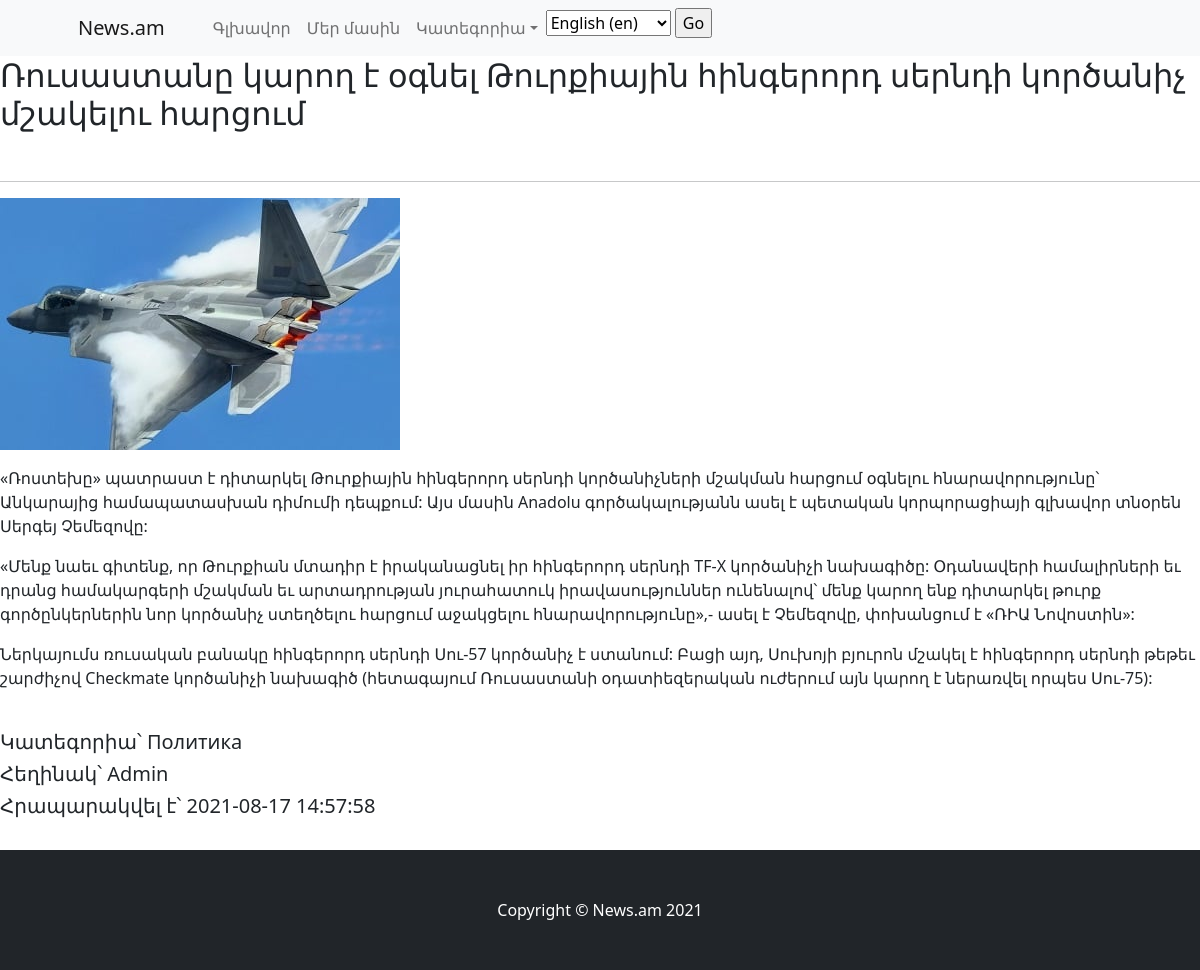
The page /en/article/russia on the database its author committed.
### NewsApp/models.py (models this page shows, shortened)
class Article(models.Model):
    category = models.ForeignKey(Category, on_delete=models.CASCADE)
    additional_category = models.ManyToManyField(Category, blank=True, related_name='Additional', verbose_name='Additional_categories')
    title = models.CharField('Article title', max_length=255)
    slug = models.SlugField('URL', unique=True)
    image = models.ImageField('Photo', upload_to='NewsPhoto')
    content = RichTextUploadingField('News Content')
    status = models.CharField('Status', choices=STATUS_CHOICES, default='published', max_length=10)
    author = models.CharField('Author', default='Admin', max_length=30)
    date = models.DateTimeField(default=timezone.now)

class Category(models.Model):
    title = models.CharField('Category title', max_length=255)
    slug = models.SlugField('URL', unique=True)
    def __str__(self):
        return self.title
    class Meta:
        verbose_name = 'Category'
        verbose_name_plural = 'Categories'

### NewsApp/views.py (the view)
# urls.py: path('article/<slug:slug>', ArticleDetailView.as_view(), name='article_detail'),
class ArticleDetailView(DetailView):
    model = Article
    template_name = 'NewsApp/news_detail.html'

### NewsApp/templates/NewsApp/news_detail.html (shortened to what this page needs)
{% extends 'NewsApp/base.html' %}
{% block content_detail %}
<h2>{{ article.title }}</h2>
<br>
<hr>
<img src="{{ article.image.url }}" height="auto" width="auto"></img><br>
<p>{{ article.content|safe }}</p><br>
<h5>Կատեգորիա՝ {{ article.category }}</h5>
<h5>Հեղինակ՝ {{ article.author }}</h5>
<h5>Հրապարակվել է՝ {{ article.date|date:"Y-m-d H:i:s" }}</h5><br>
{% endblock %}

### rows shown on the page
Article: title "Ռուսաստանը կարող է օգնել Թուրքիային հինգերորդ սերնդի կործանիչ մշակելու հարցում", image (placeholder picture), content "«Ռոստեխը» պատրաստ է դիտարկել Թուրքիային հինգերորդ սերնդի կործանիչների մշակման հարցում օգնելու հնարավորությունը՝ Անկարայից համապատասխան դիմումի դեպքում: Այս մասին Anadolu գործակալությանն ասել է պետական կորպորացիայի գլխավոր տնօրեն Սերգեյ Չեմեզովը: «Մենք նաեւ գիտենք, որ Թուրքիան մտադիր է իրականացնել իր հինգերորդ սերնդի TF-X կործանիչի նախագիծը: Օդանավերի համալիրների եւ դրանց համակարգերի մշակման եւ արտադրության յուրահատուկ իրավասություններ ունենալով՝ մենք կարող ենք դիտարկել թուրք գործընկերներին նոր կործանիչ ստեղծելու հարցում աջակցելու հնարավորությունը»,- ասել է Չեմեզովը, փոխանցում է «ՌԻԱ Նովոստին»: Ներկայումս ռուսական բանակը հինգերորդ սերնդի Սու-57 կործանիչ է ստանում: Բացի այդ, Սուխոյի բյուրոն…", category "Политика", author "Admin", date "2021-08-17 14:57:58"

### other values the page prints
form field language "English (en)"
